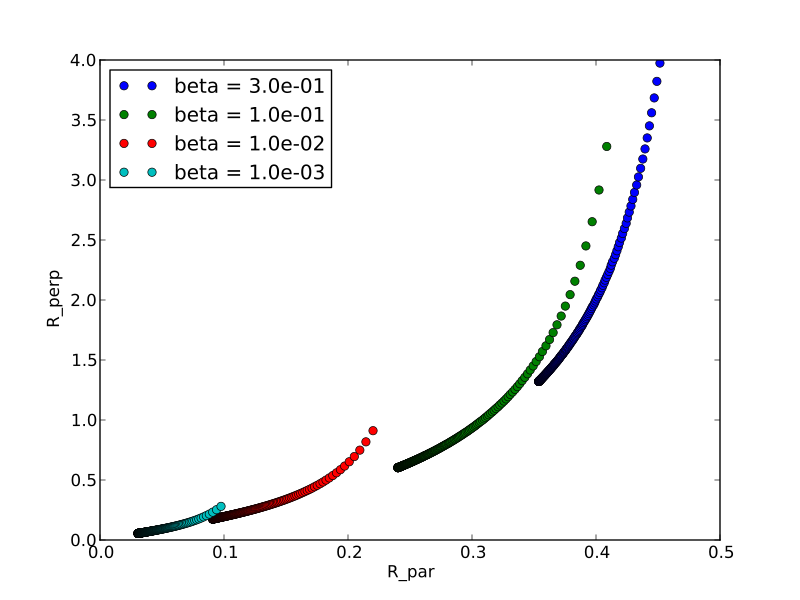

The script that drew this image:
"""
New program to plot R_par and R_perp, but divided by D

This is so that we can compare them with Jorge's plots and the figure in the Robberto paper

The tables that are written out by rparperp.py are normalized so that Rpar = 1 for i = 0
"""
from os.path import splitext, basename
import numpy as np
from matplotlib import pyplot as plt

betalist = [0.3, 0.1, 0.01, 0.001]

for beta in betalist: 
    # Calcluate the radius of stagnation point R0 in units of separation D
    R0_over_D = np.sqrt(beta)/(1.0 + np.sqrt(beta)) # CRW Eq (27)

    betas, incs, thpars, thperps, rpars, rperps = \
	np.loadtxt("rparperp-B%.2e.dat" % (beta), skiprows=1, unpack=True)

    rpars *= R0_over_D
    rperps *= R0_over_D
    incs  = np.degrees(incs)

    plt.plot(rpars, rperps, "o", label="beta = {:.1e}".format(beta))

plt.ylim(0.0, 4.0)
plt.xlabel("R_par")
plt.ylabel("R_perp")
plt.legend(loc="upper left")

# make sure that the PDF file has a name that matches this python script
prefix, _ = splitext(basename(__file__))
plt.savefig("{}.pdf".format(prefix))
    
